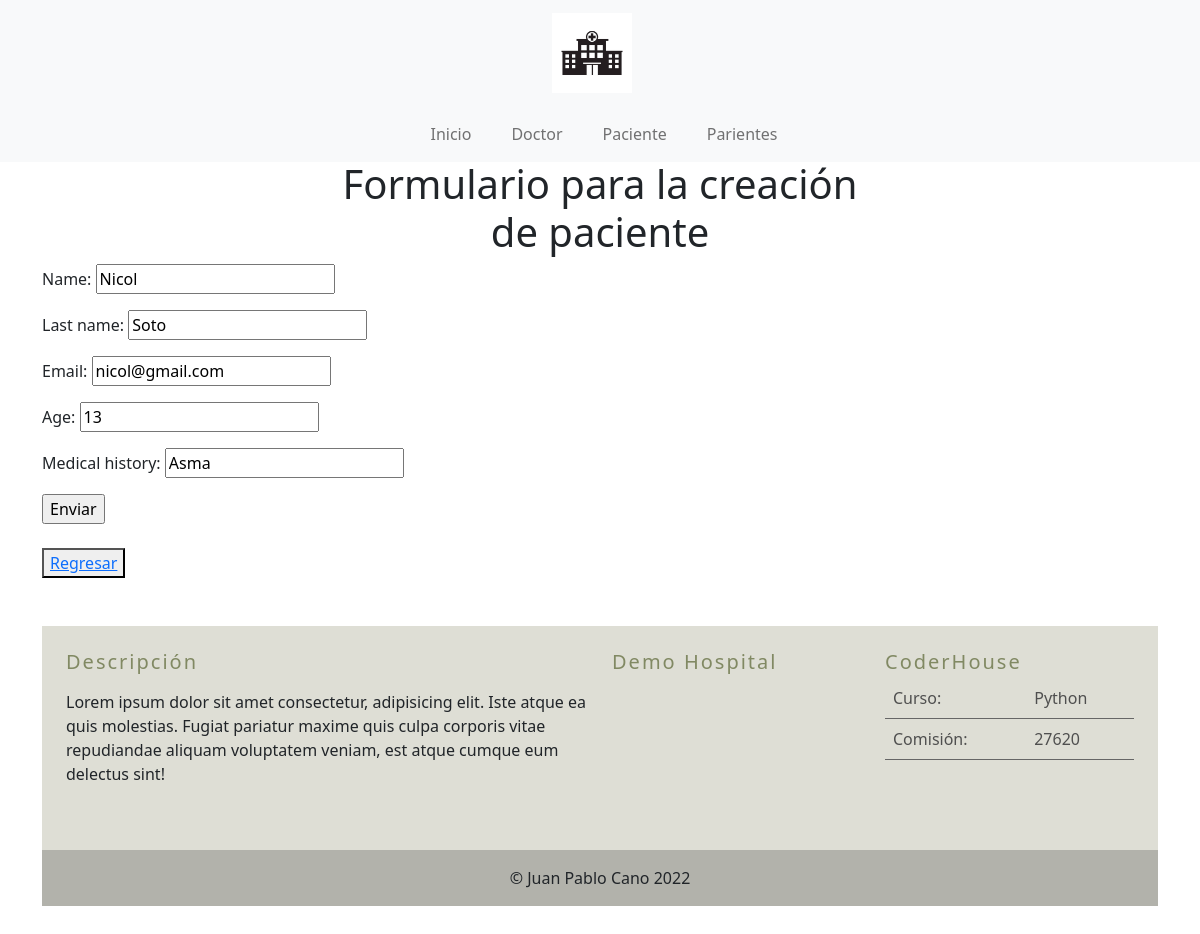
Screenshot of /hospital/patient/update/033e7433323247b4a3add3389a47cd22 with the database file from the repository.
### hospitalApp/models.py (models this page shows, shortened)
class Patient(models.Model):
    id = models.UUIDField(default=uuid.uuid4, editable=False, primary_key=True)
    name = models.CharField(max_length=255)
    last_name = models.CharField(max_length=255)
    email = models.EmailField(max_length=255)
    age = models.IntegerField()
    medical_history = models.CharField(max_length=500)

### hospitalApp/views.py (the view)
# urls.py: path('patient/update/<pk>', PatientUpdate.as_view(), name='patient_update'),
class PatientUpdate(UpdateView):
    model = Patient
    success_url = reverse_lazy('patients_list')
    fields = ['name', 'last_name', 'email', 'age', 'medical_history']

### hospitalApp/templates/hospitalApp/patient_form.html
{% extends "hospitalApp/base.html" %}
{% load static %}
{% block title %}
<h1>
    Formulario para la creación de paciente
</h1>
{% endblock %}
{% block bodyContext %}
<form method="post">{% csrf_token %}
    {{ form.as_p}}
    <input type="submit" value="Enviar">
</form>
<br/>
<button>
    <a href="{% url 'patients_list' %}">Regresar</a>
</button>
{% endblock %}

### hospitalApp/static/css/styles.css (style rules this page uses)
body { margin-top: 10rem }

### rows the page displays
Patient: name "Nicol", last_name "Soto", email "nicol@gmail.com", age "13", medical_history "Asma"
